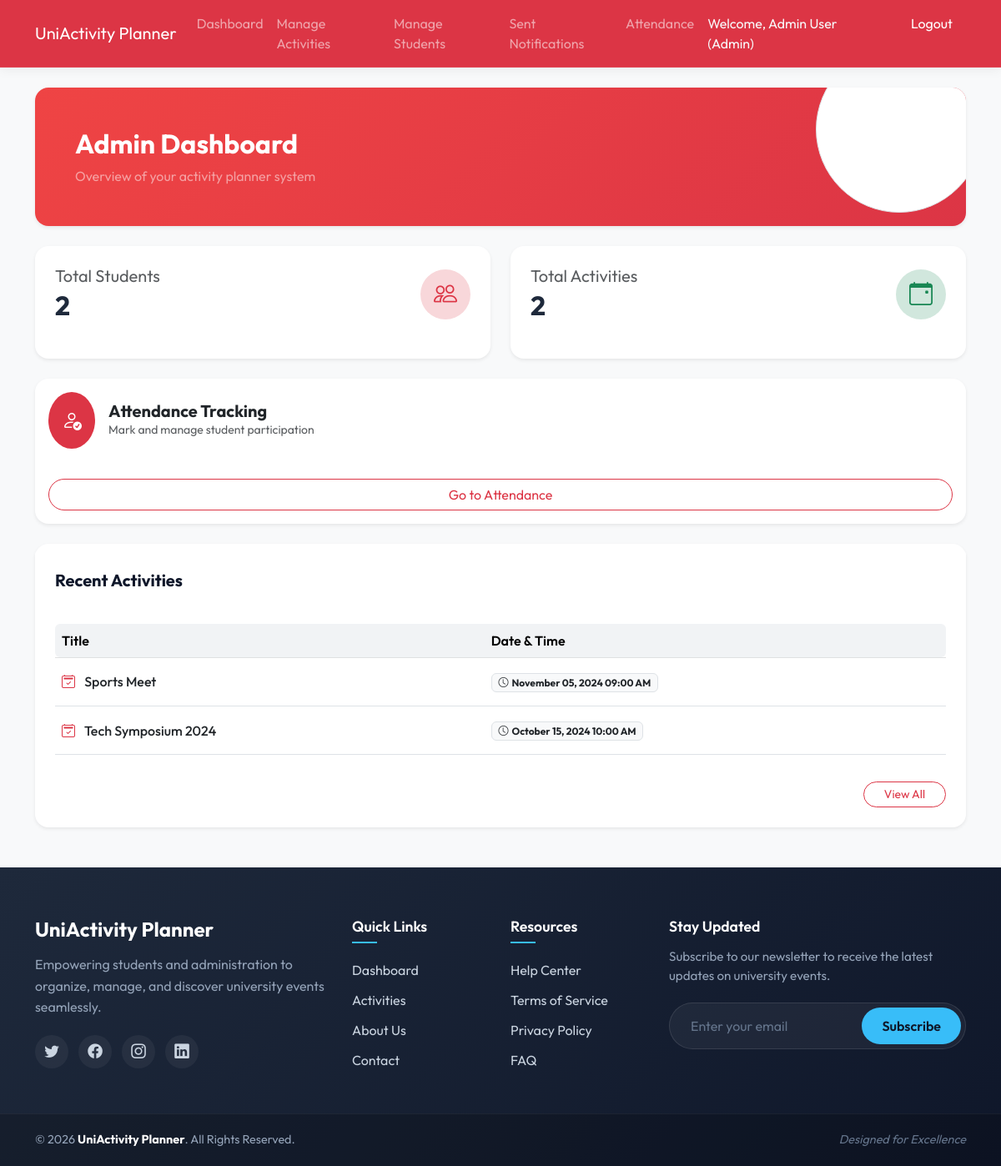
Page /admin/dashboard.php (signed in) on the committed database.
### tables this page shows
CREATE TABLE IF NOT EXISTS `activities` (
  `id` int(11) NOT NULL AUTO_INCREMENT,
  `title` varchar(255) NOT NULL,
  `description` text NOT NULL,
  `activity_date` datetime NOT NULL,
  `created_by` int(11) NOT NULL,
  PRIMARY KEY (`id`),
  KEY `created_by` (`created_by`),
  CONSTRAINT `activities_ibfk_1` FOREIGN KEY (`created_by`) REFERENCES `users` (`id`) ON DELETE CASCADE
);

### admin/dashboard.php (the view, shortened to what this page needs)
<?php
require_once '../config/database.php';
require_once '../includes/header.php';
$studentsCount = $pdo->query("SELECT count(*) FROM users WHERE role = 'student'")->fetchColumn();
$activitiesCount = $pdo->query("SELECT count(*) FROM activities")->fetchColumn();
$recentActivities = $pdo->query("SELECT * FROM activities ORDER BY activity_date DESC LIMIT 5")->fetchAll();
?>
<div class="card premium-card mb-4 border-0 shadow-sm rounded-4 overflow-hidden">
    <div class="card-body p-4 p-md-5 bg-danger text-white position-relative" style="background: linear-gradient(135deg, #ef4444, #dc3545) !important;">
        <div class="position-relative z-index-1">
            <h2 class="fw-bold mb-2">Admin Dashboard</h2>
            <p class="text-white-50 mb-0">Overview of your activity planner system</p>
        </div>
        <div class="position-absolute border rounded-circle bg-white opacity-10" style="width: 200px; height: 200px; top: -50px; right: -20px;"></div>
    </div>
</div>
<div class="row g-4 mb-4">
    <div class="col-md-6">
        <div class="card dashboard-stat h-100 border-0 shadow-sm rounded-4" style="border-left-color: #dc3545 !important;">
            <div class="d-flex justify-content-between align-items-center">
                <div>
                    <h5 class="text-muted fw-normal mb-1">Total Students</h5>
                    <h2 class="mb-0 fw-bold" style="color: #1e293b;"><?php echo $studentsCount; ?></h2>
                </div>
                <div class="icon-box bg-danger-subtle text-danger rounded-circle d-flex align-items-center justify-content-center" style="width: 60px; height: 60px;">
                    <i class="bi bi-people fs-3"></i>
                </div>
            </div>
        </div>
    </div>
    <div class="col-md-6">
        <div class="card dashboard-stat h-100 border-0 shadow-sm rounded-4" style="border-left-color: #10b981 !important;">
            <div class="d-flex justify-content-between align-items-center">
                <div>
                    <h5 class="text-muted fw-normal mb-1">Total Activities</h5>
                    <h2 class="mb-0 fw-bold" style="color: #1e293b;"><?php echo $activitiesCount; ?></h2>
                </div>
                <div class="icon-box bg-success-subtle text-success rounded-circle d-flex align-items-center justify-content-center" style="width: 60px; height: 60px;">
                    <i class="bi bi-calendar-event fs-3"></i>
                </div>
            </div>
        </div>
    </div>
</div>
<div class="row g-4 mb-4">
    <div class="col-md-12">
        <div class="card border-0 shadow-sm rounded-4 bg-white p-3 h-100">
            <div class="d-flex align-items-center mb-3">
                <div class="icon-box bg-danger rounded-circle p-3 text-white me-3">
                    <i class="bi bi-person-check fs-4"></i>
                </div>
                <div>
                    <h5 class="fw-bold mb-0">Attendance Tracking</h5>
                    <p class="text-muted small mb-0">Mark and manage student participation</p>
                </div>
            </div>
            <a href="attendance.php" class="btn btn-outline-danger w-100 rounded-pill mt-auto">Go to Attendance</a>
        </div>
    </div>
</div>
<div class="card border-0 shadow-sm rounded-4 mb-4">
    <div class="card-header bg-white border-bottom-0 pt-4 pb-0 px-4 mt-2">
        <h5 class="fw-bold" style="color: #0f172a;">Recent Activities</h5>
    </div>
    <div class="card-body px-4 pb-4">
        <?php if ($recentActivities): ?>
        <div class="table-responsive mt-3">
            <table class="table table-hover align-middle">
                <thead class="table-light text-muted">
                    <tr>
                        <th class="rounded-start">Title</th>
                        <th class="rounded-end">Date & Time</th>
                    </tr>
                </thead>
                <tbody>
                    <?php foreach ($recentActivities as $activity): ?>
                    <tr>
                        <td class="fw-medium text-dark py-3">
                            <i class="bi bi-calendar2-check text-danger me-2"></i>
                            <?php echo htmlspecialchars($activity['title']); ?>
                        </td>
                        <td class="text-muted py-3">
                            <span class="badge bg-light text-dark border"><i class="bi bi-clock me-1"></i><?php echo date('F d, Y h:i A', strtotime($activity['activity_date'])); ?></span>
                        </td>
                    </tr>
                    <?php endforeach; ?>
                </tbody>
            </table>
        </div>
        <div class="mt-3 text-end">
            <a href="activities.php" class="btn btn-outline-danger btn-sm rounded-pill px-4">View All</a>
        </div>
        <?php endif; ?>
    </div>
</div>
<?php require_once '../includes/footer.php'; ?>

### assets/css/style.css (style rules this page uses)
body { background-color: #f8f9fa; font-family: 'Outfit', sans-serif; color: #333; }
.card { border-radius: 12px; box-shadow: 0 6px 15px rgba(0, 0, 0, 0.04); border: none; margin-bottom: 20px; transition: transform 0.3s ease, box-shadow 0.3s ease; }
.dashboard-stat { padding: 24px; border-left: 5px solid #0d6efd; background: #fff; border-radius: 12px; }
.table th { background-color: #f1f3f5; font-weight: 600; }

### rows in the picture
activities: title "Sports Meet", activity_date "November 05, 2024 09:00 AM"
activities: title "Tech Symposium 2024", activity_date "October 15, 2024 10:00 AM"

### other values in the picture
$name "Admin User"
$role "Admin"
$studentsCount "2"
$activitiesCount "2"
